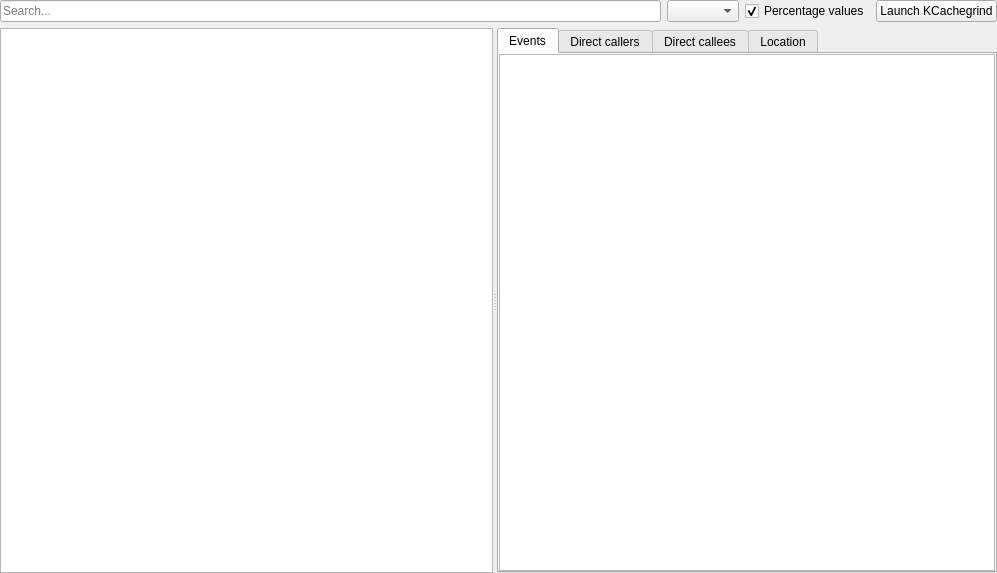
<?xml version="1.0" encoding="UTF-8"?>
<ui version="4.0">
 <class>Valgrind::CallgrindView</class>
 <widget class="QWidget" name="Valgrind::CallgrindView">
  <property name="geometry">
   <rect>
    <x>0</x>
    <y>0</y>
    <width>997</width>
    <height>573</height>
   </rect>
  </property>
  <property name="sizePolicy">
   <sizepolicy hsizetype="Maximum" vsizetype="Maximum">
    <horstretch>0</horstretch>
    <verstretch>0</verstretch>
   </sizepolicy>
  </property>
  <property name="layoutDirection">
   <enum>Qt::LeftToRight</enum>
  </property>
  <layout class="QVBoxLayout" name="verticalLayout_2">
   <property name="leftMargin">
    <number>0</number>
   </property>
   <property name="topMargin">
    <number>0</number>
   </property>
   <property name="rightMargin">
    <number>0</number>
   </property>
   <property name="bottomMargin">
    <number>0</number>
   </property>
   <item>
    <layout class="QHBoxLayout" name="horizontalLayout_2">
     <item>
      <widget class="QLineEdit" name="searchEdit">
       <property name="placeholderText">
        <string>Search...</string>
       </property>
       <property name="clearButtonEnabled">
        <bool>true</bool>
       </property>
      </widget>
     </item>
     <item>
      <widget class="QComboBox" name="eventTypes"/>
     </item>
     <item>
      <widget class="QCheckBox" name="percenageValues">
       <property name="text">
        <string>Percentage values</string>
       </property>
       <property name="checked">
        <bool>true</bool>
       </property>
      </widget>
     </item>
     <item>
      <widget class="QPushButton" name="launchKCachegrindButton">
       <property name="text">
        <string>Launch KCachegrind</string>
       </property>
      </widget>
     </item>
    </layout>
   </item>
   <item>
    <widget class="QSplitter" name="splitter">
     <property name="sizePolicy">
      <sizepolicy hsizetype="Expanding" vsizetype="Expanding">
       <horstretch>0</horstretch>
       <verstretch>0</verstretch>
      </sizepolicy>
     </property>
     <property name="orientation">
      <enum>Qt::Horizontal</enum>
     </property>
     <widget class="QTreeView" name="functionsView">
      <property name="rootIsDecorated">
       <bool>false</bool>
      </property>
     </widget>
     <widget class="QTabWidget" name="tabWidget">
      <property name="currentIndex">
       <number>0</number>
      </property>
      <widget class="QWidget" name="events">
       <attribute name="title">
        <string>Events</string>
       </attribute>
       <layout class="QVBoxLayout" name="verticalLayout_4">
        <property name="leftMargin">
         <number>0</number>
        </property>
        <property name="topMargin">
         <number>0</number>
        </property>
        <property name="rightMargin">
         <number>0</number>
        </property>
        <property name="bottomMargin">
         <number>0</number>
        </property>
        <item>
         <widget class="QTreeView" name="eventsView">
          <property name="rootIsDecorated">
           <bool>false</bool>
          </property>
         </widget>
        </item>
       </layout>
      </widget>
      <widget class="QWidget" name="callers">
       <attribute name="title">
        <string>Direct callers</string>
       </attribute>
       <layout class="QHBoxLayout" name="horizontalLayout_3">
        <property name="leftMargin">
         <number>0</number>
        </property>
        <property name="topMargin">
         <number>0</number>
        </property>
        <property name="rightMargin">
         <number>0</number>
        </property>
        <property name="bottomMargin">
         <number>0</number>
        </property>
        <item>
         <widget class="QTreeView" name="callersView">
          <property name="editTriggers">
           <set>QAbstractItemView::NoEditTriggers</set>
          </property>
          <property name="rootIsDecorated">
           <bool>false</bool>
          </property>
          <property name="sortingEnabled">
           <bool>true</bool>
          </property>
         </widget>
        </item>
       </layout>
      </widget>
      <widget class="QWidget" name="callees">
       <attribute name="title">
        <string>Direct callees</string>
       </attribute>
       <layout class="QHBoxLayout" name="horizontalLayout_4">
        <property name="leftMargin">
         <number>0</number>
        </property>
        <property name="topMargin">
         <number>0</number>
        </property>
        <property name="rightMargin">
         <number>0</number>
        </property>
        <property name="bottomMargin">
         <number>0</number>
        </property>
        <item>
         <widget class="QTreeView" name="calleesView">
          <property name="editTriggers">
           <set>QAbstractItemView::NoEditTriggers</set>
          </property>
          <property name="rootIsDecorated">
           <bool>false</bool>
          </property>
          <property name="sortingEnabled">
           <bool>true</bool>
          </property>
         </widget>
        </item>
       </layout>
      </widget>
      <widget class="QWidget" name="location">
       <property name="sizePolicy">
        <sizepolicy hsizetype="Expanding" vsizetype="Expanding">
         <horstretch>0</horstretch>
         <verstretch>0</verstretch>
        </sizepolicy>
       </property>
       <attribute name="title">
        <string>Location</string>
       </attribute>
       <layout class="QVBoxLayout" name="verticalLayout">
        <item>
         <widget class="QLabel" name="binaryTitle">
          <property name="font">
           <font>
            <weight>75</weight>
            <bold>true</bold>
           </font>
          </property>
          <property name="text">
           <string>Binary file:</string>
          </property>
         </widget>
        </item>
        <item>
         <widget class="QLabel" name="binaryLabel">
          <property name="text">
           <string notr="true">lib.so</string>
          </property>
          <property name="openExternalLinks">
           <bool>false</bool>
          </property>
          <property name="textInteractionFlags">
           <set>Qt::LinksAccessibleByMouse|Qt::TextSelectableByKeyboard|Qt::TextSelectableByMouse</set>
          </property>
         </widget>
        </item>
        <item>
         <widget class="QLabel" name="emptyLabel">
          <property name="text">
           <string/>
          </property>
         </widget>
        </item>
        <item>
         <widget class="QLabel" name="sourceTitle">
          <property name="font">
           <font>
            <weight>75</weight>
            <bold>true</bold>
           </font>
          </property>
          <property name="text">
           <string>Source file(s):</string>
          </property>
         </widget>
        </item>
        <item>
         <widget class="QLabel" name="sourceLabel">
          <property name="text">
           <string notr="true">file.c</string>
          </property>
          <property name="textInteractionFlags">
           <set>Qt::LinksAccessibleByMouse|Qt::TextSelectableByKeyboard|Qt::TextSelectableByMouse</set>
          </property>
         </widget>
        </item>
        <item>
         <spacer name="verticalSpacer">
          <property name="orientation">
           <enum>Qt::Vertical</enum>
          </property>
          <property name="sizeHint" stdset="0">
           <size>
            <width>20</width>
            <height>337</height>
           </size>
          </property>
         </spacer>
        </item>
       </layout>
      </widget>
     </widget>
    </widget>
   </item>
  </layout>
 </widget>
 <tabstops>
  <tabstop>searchEdit</tabstop>
  <tabstop>eventTypes</tabstop>
  <tabstop>percenageValues</tabstop>
  <tabstop>launchKCachegrindButton</tabstop>
  <tabstop>functionsView</tabstop>
  <tabstop>eventsView</tabstop>
  <tabstop>callersView</tabstop>
  <tabstop>calleesView</tabstop>
  <tabstop>tabWidget</tabstop>
 </tabstops>
 <resources/>
 <connections/>
</ui>
